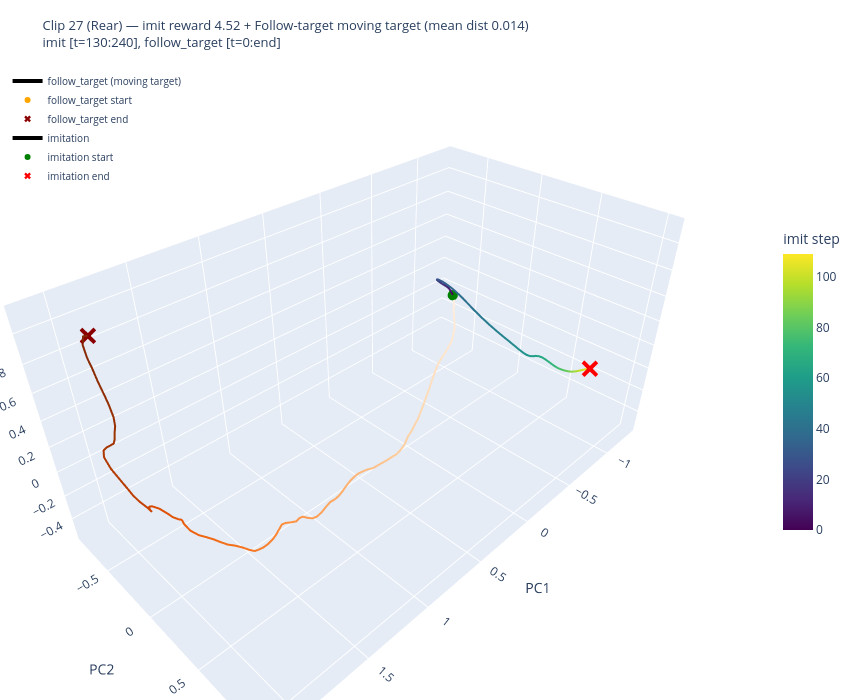

Here is the notebook cell this chart was saved with:
### Code cell
# Interactive 3D PCA plot with plotly
for clip_idx in selected_indices:
    clip_idx = int(clip_idx)
    clip_name = clip_names[clip_idx] if clip_names is not None else f"clip_{clip_idx}"
    pc_imit = projected_imit[clip_idx]
    T_imit = len(pc_imit)
    T_ft = len(projected_ft)

    fig = go.Figure()

    # --- Follow-target trajectory (orange, colored by time) ---
    fig.add_trace(go.Scatter3d(
        x=projected_ft[:, 0], y=projected_ft[:, 1], z=projected_ft[:, 2],
        mode="lines",
        line=dict(color=np.arange(T_ft), colorscale="Oranges", width=4),
        name="follow_target (moving target)",
        hovertemplate="t=%{customdata}<br>PC1=%{x:.2f}<br>PC2=%{y:.2f}<br>PC3=%{z:.2f}",
        customdata=np.arange(ft_t0, ft_t0 + T_ft),
    ))
    fig.add_trace(go.Scatter3d(
        x=[projected_ft[0, 0]], y=[projected_ft[0, 1]], z=[projected_ft[0, 2]],
        mode="markers", marker=dict(size=6, color="orange", symbol="circle"),
        name="follow_target start", showlegend=True,
    ))
    fig.add_trace(go.Scatter3d(
        x=[projected_ft[-1, 0]], y=[projected_ft[-1, 1]], z=[projected_ft[-1, 2]],
        mode="markers", marker=dict(size=6, color="darkred", symbol="x"),
        name="follow_target end", showlegend=True,
    ))

    # --- Imitation trajectory (viridis, colored by time) ---
    fig.add_trace(go.Scatter3d(
        x=pc_imit[:, 0], y=pc_imit[:, 1], z=pc_imit[:, 2],
        mode="lines",
        line=dict(color=np.arange(T_imit), colorscale="Viridis", width=4,
                  colorbar=dict(title="imit step", x=1.02, len=0.5)),
        name="imitation",
        hovertemplate="t=%{customdata}<br>PC1=%{x:.2f}<br>PC2=%{y:.2f}<br>PC3=%{z:.2f}",
        customdata=np.arange(imit_t0, imit_t0 + T_imit),
    ))
    fig.add_trace(go.Scatter3d(
        x=[pc_imit[0, 0]], y=[pc_imit[0, 1]], z=[pc_imit[0, 2]],
        mode="markers", marker=dict(size=6, color="green", symbol="circle"),
        name="imitation start", showlegend=True,
    ))
    fig.add_trace(go.Scatter3d(
        x=[pc_imit[-1, 0]], y=[pc_imit[-1, 1]], z=[pc_imit[-1, 2]],
        mode="markers", marker=dict(size=6, color="red", symbol="x"),
        name="imitation end", showlegend=True,
    ))

    avg_reward = float(jnp.mean(rollout_results[clip_idx]["state_rewards"]))
    fig.update_layout(
        title=dict(text=(
            f"Clip {clip_idx} ({clip_name}) \u2014 imit reward {avg_reward:.2f}"
            f" + Follow-target moving target (mean dist {distances.mean():.3f})<br>"
            f"imit [{imit_range_str}], follow_target [{ft_range_str}]"
        ), font=dict(size=13)),
        scene=dict(
            xaxis_title="PC1",
            yaxis_title="PC2",
            zaxis_title="PC3",
        ),
        width=850, height=700,
        legend=dict(x=0.01, y=0.99, font=dict(size=10)),
        margin=dict(l=0, r=0, t=60, b=0),
    )
    fig.show()
